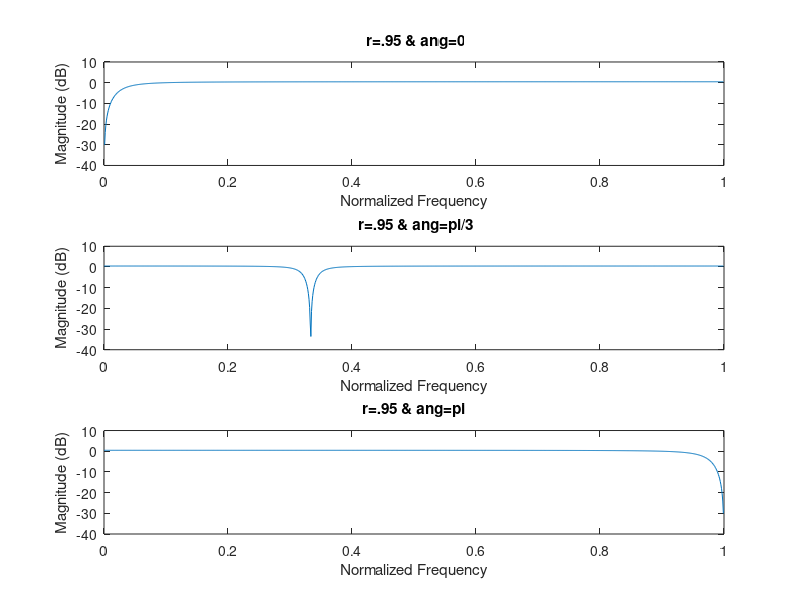

Write MATLAB code to recreate this figure.
clc;
clear;
clear all;


% when r =.95 & angle = 0
subplot(3,1,1)
b = [1 -2 1];
a = [1 -1.9 .9];

[h1,w] = freqz(b,a,1001);
plot(w/pi,20*log10(abs(h1)))
ax = gca;
title( ' r=.95 & ang=0')
xlabel('Normalized Frequency')
ylabel('Magnitude (dB)')

% when r =.95 & angle = pi/3
subplot(3,1,2)
b = [1 -1 1];
a = [1 -.95 .9];

[h1,w] = freqz(b,a,1001);
plot(w/pi,20*log10(abs(h1)))
ax = gca;
title( ' r=.95 & ang=pi/3')
xlabel('Normalized Frequency')
ylabel('Magnitude (dB)')


% when r =.95 & angle = pi
subplot(3,1,3)
b = [1 2 1];
a = [1 1.9 .9];

[h1,w] = freqz(b,a,1001);
plot(w/pi,20*log10(abs(h1)))
ax = gca;
title( ' r=.95 & ang=pi ')
xlabel('Normalized Frequency')
ylabel('Magnitude (dB)')